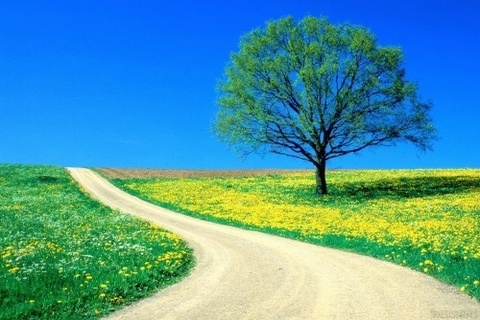
#> input picture Assignment9/images/1.jpg, 480 x 320 px, given as the content of the folder ../image, which was not available
$ python correlation.py
#> lines starting #> are read from the running program, lines starting #| are printed output that depends on the picture; long printed decimals are rounded; pictures that were not available may be replaced by others from this repository, and a replacement may not be noted
import sys
import os
import numpy as np
from PIL import Image
from pathlib import Path
import cv2
import math

global g_r
global g_b
global r_b
global y_u
global y_v
global u_v

def readImages(folder):
#> called with folder = '../image'
    images = []
    idx = 1
    for filename in os.listdir(folder):
        img = cv2.imread(os.path.join(folder,filename), cv2.IMREAD_COLOR)
#> img is the input picture: shape (320, 480, 3); mean B, G, R 163.3, 152.5, 80.3

        if img is not None:
            images.append(img)
        idx += 1

    return images

def show(b, g, r, z):
    img_r = cv2.merge([z, z, r])
    img_g = cv2.merge([z, g, z])
    img_b = cv2.merge([b, z, z])

    cv2.imshow("Red", img_r)
    cv2.imwrite('../images/'+"red_result"+'.png', img_r)

    cv2.imshow("Green", img_g)
    cv2.imwrite('../images/'+"green_result"+'.png', img_g)

    cv2.imshow("Blue", img_b)
    cv2.imwrite('../images/'+"blue_result"+'.png', img_b)

    cv2.waitKey(0)

def compare_correlation(x, y):
    a1 = x.flatten()
    a2 = y.flatten()

    #print(np.corrcoef(a1, a2))
    return np.corrcoef(a1, a2)

def partitioned(img):
    global g_r, g_b, r_b, y_u, y_v, u_v
    b, g, r = cv2.split(img)
    z = np.zeros((img.shape[0], img.shape[1]), dtype="uint8")

    show(b, g, r, z)
    g_r += compare_correlation(g, r)
    g_b += compare_correlation(g, b)
    r_b += compare_correlation(r, b)

    yuv = cv2.cvtColor(img, cv2.COLOR_BGR2YUV)
    y, u, v = cv2.split(yuv)
    #show(y, u, v, z)
    y_u += compare_correlation(y, u)
    y_v += compare_correlation(y, v)
    u_v += compare_correlation(u, v)


if __name__ == "__main__":
    global g_r, g_b, r_b, y_u, y_v, u_v
    g_r = np.zeros((2, 2), dtype="float64")
    g_b = np.zeros((2, 2), dtype="float64")
    r_b = np.zeros((2, 2), dtype="float64")
    y_u = np.zeros((2, 2), dtype="float64")
    y_v = np.zeros((2, 2), dtype="float64")
    u_v = np.zeros((2, 2), dtype="float64")

    imgs = readImages('../image')
#> imgs = 1 item

    for img in imgs:
        partitioned(img)
#> this loop made 1 pass
#> (g_r in partitioned, g_b in partitioned, r_b in partitioned, y_u in partitioned, y_v in partitioned, u_v in partitioned) on pass 1: ([[1, 0.9], [0.9, 1]], [[1, -0.0605], [-0.0605, 1]], [[1, -0.233], [-0.233, 1]], [[1, -0.529], [-0.529, 1]], [[1, 0.684], [0.684, 1]], [[1, -0.834], [-0.834, 1]])
#> pass 1, in partitioned, `b, g, r = cv2.split(img)`:
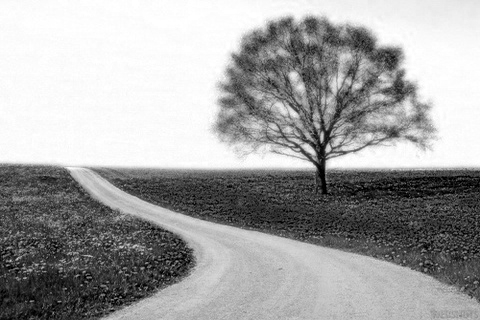
#> b: shape (320, 480); min 0, max 255, mean 163.3
#> pass 1, in partitioned, `b, g, r = cv2.split(img)`:
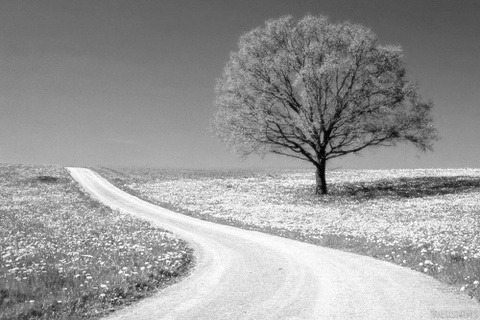
#> g: shape (320, 480); min 0, max 255, mean 152.5
#> pass 1, in partitioned, `b, g, r = cv2.split(img)`:
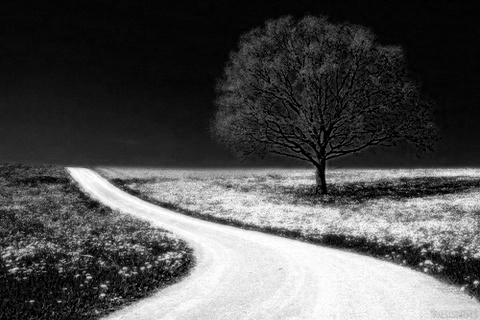
#> r: shape (320, 480); min 0, max 255, mean 80.3
#> pass 1, in show, `img_r = cv2.merge([z, z, r])`:
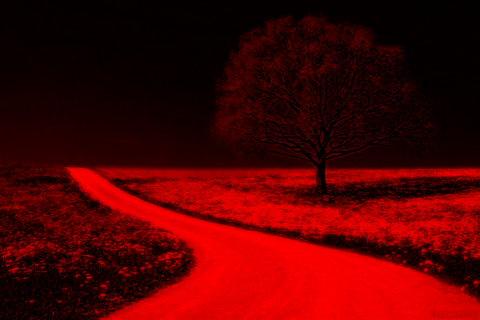
#> img_r: shape (320, 480, 3); mean of channels 0, 1, 2 0, 0, 80.3; drawn as B, G, R

    g_r = g_r / 10
#> g_r = [[0.1, 0.09], [0.09, 0.1]]
    g_b = g_b / 10
#> g_b = [[0.1, -0.00605], [-0.00605, 0.1]]
    r_b = r_b / 10
#> r_b = [[0.1, -0.0233], [-0.0233, 0.1]]
    y_u = y_u / 10
#> y_u = [[0.1, -0.0529], [-0.0529, 0.1]]
    y_v = y_v / 10
#> y_v = [[0.1, 0.0684], [0.0684, 0.1]]
    u_v = u_v / 10
#> u_v = [[0.1, -0.0834], [-0.0834, 0.1]]
    print(g_r)
#| [[0.1        0.08999]
#|  [0.08999 0.1       ]]
    print(g_b)
#| [[ 0.1        -0.006047]
#|  [-0.006047  0.1       ]]
    print(r_b)
#| [[ 0.1        -0.0233]
#|  [-0.0233  0.1       ]]
    print(y_u)
#| [[ 0.1        -0.0529]
#|  [-0.0529  0.1       ]]
    print(y_v)
#| [[0.1        0.06837]
#|  [0.06837 0.1       ]]
    print(u_v)
#| [[ 0.1        -0.08344]
#|  [-0.08344  0.1       ]]
